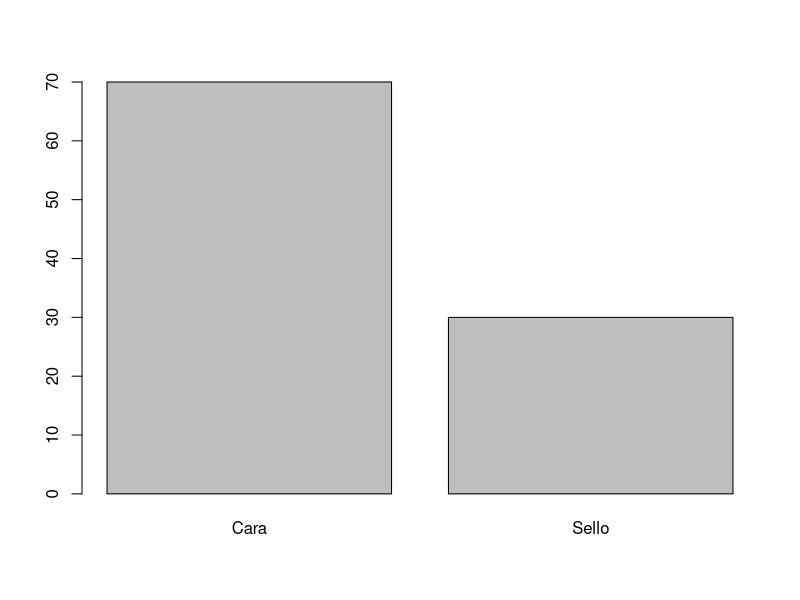
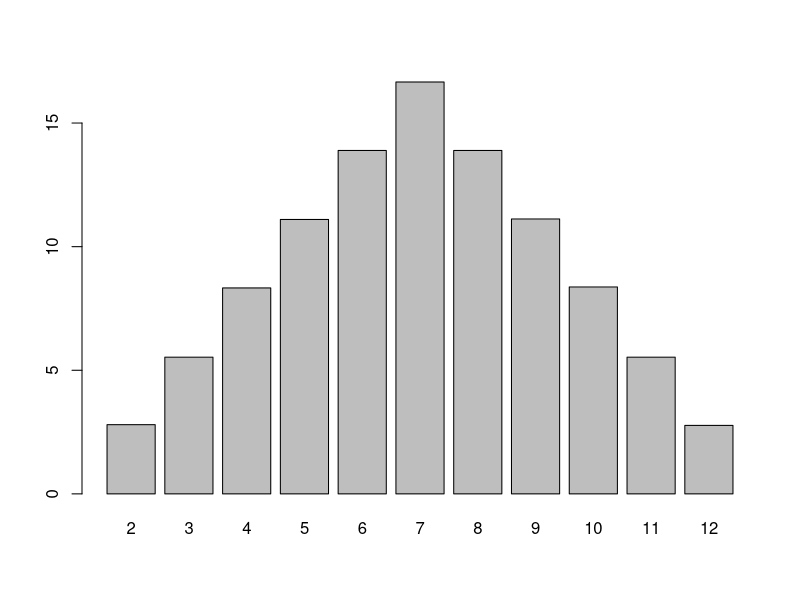
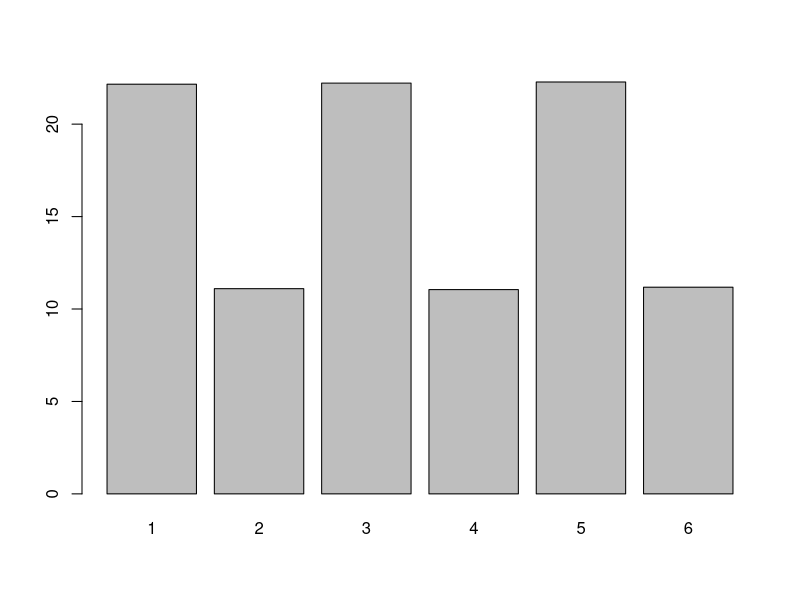

The R script that drew these images, in order:
#a)

Tirar = function(n, p){
  #p = probabilidad de sello, la de cara será lo restante, 1-p
  set.seed(3456)
  sample(c('Cara', 'Sello'), size = n, replace = T, prob = c(1-p , p))
}

veces = 10  
tiro = Tirar(n=veces, p=0.5)
(tabla = table(tiro))
redondeado = round(tabla/veces * 100, 2)

barplot(redondeado)


Dados = function(n){
  set.seed(sample(1:9999, replace = T))
  sample(c(1:6), size = n, replace = T)
}

# prob = 1/6 = 0.1666...

vecesdado = 1e5
round( table(Dados(vecesdado))/vecesdado * 100 , 2)

undado=function(n){
  return(sum(Dados(2)))
}

dosdados = function(n){
  set.seed(sample(1:9999, replace = T))
  dados1 = Dados(n)
  dados2 = Dados(n)
  return(dados1+dados2)
}

vecesdados=1e6
(a = round(table(dosdados(vecesdados))/vecesdados * 100 ,2))
barplot(a)

' 7 tiene la diagonal más grande
x | 1 2 3 4 5 6
--|-------------
1 | 2 3 4 5 6 7
2 | 3 4 5 6 7 8
3 | 4 5 6 7 8 9
4 | 5 6 7 8 9 10
5 | 6 7 8 9 1011
6 | 7 8 9 101112
'


'
x     1   2   3   4   5   6
p(x)  2p  p   2p  p   2p  p

'
#dado pa impares, los impares tienen el doble de probabilidad de salir
hijueputa_dado_cargado = function(n){
  set.seed(sample(1:9999 , replace = T))
  #sample(1:6 , size = n, replace = T, prob = c(0.222,0.111,0.222,0.111,0.222,0.111))
  sample(1:6 , size = n, replace = T, prob = c(2,1,2,1,2,1))
}

b = (round(table(hijueputa_dado_cargado(1e5))/1e5 *100 , 2))
barplot(b)
